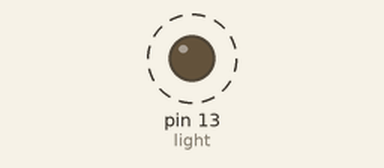
Simulated run of this sketch. Board: Arduino Uno, built with avr-gcc and run on an emulated ATmega328P. On the bench: output pins drawn as LEDs (lit = HIGH). Dashed ring = blinking.

Above: at 0.5 s.
Timing chart, 0 to 4.6 s (numbered marks = the images above):
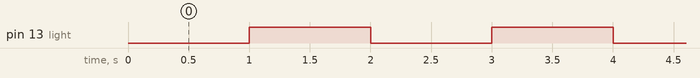

The sketch:

Chrono_Example_01.ino
```cpp
#include <Chrono.h>
int light = 13;

int ledState = 0;

Chrono ledChrono;

void setup() {
  // put your setup code here, to run once:
  pinMode(light, OUTPUT);
  Serial.begin(9600);
}

void loop() {
  // put your main code here, to run repeatedly:
  if (ledChrono.hasPassed(1000)) {
    ledChrono.restart();
    if (ledState == LOW) {
      ledState = HIGH;
    } else {
      ledState = LOW;
    }
    digitalWrite(light, ledState);
  }
}
```

Measured:
- by itself, pin 13 (light): alternates HIGH for 1.0 s and LOW for 1.0 s
